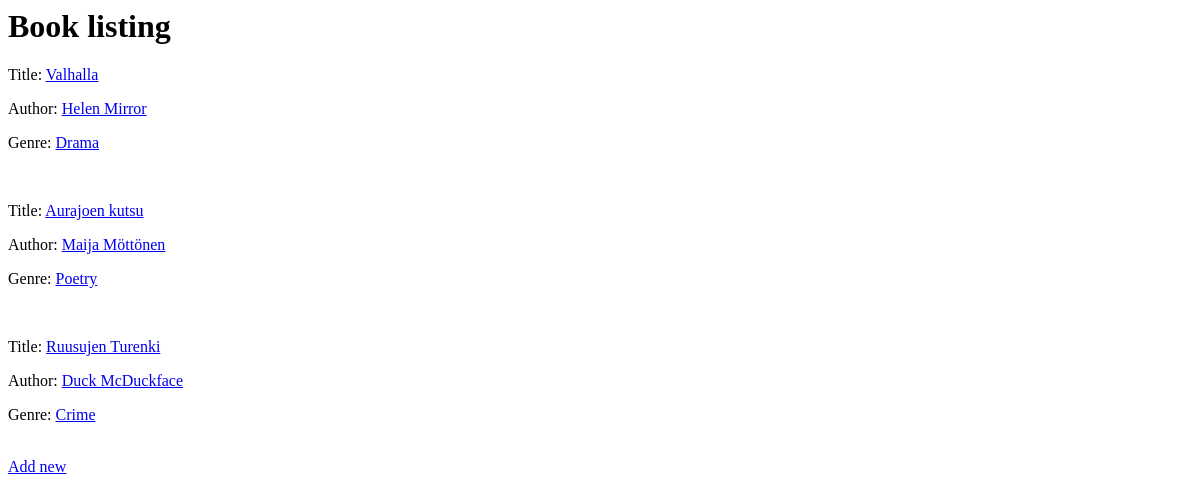
/books/, run on an earlier commit of the app's database.
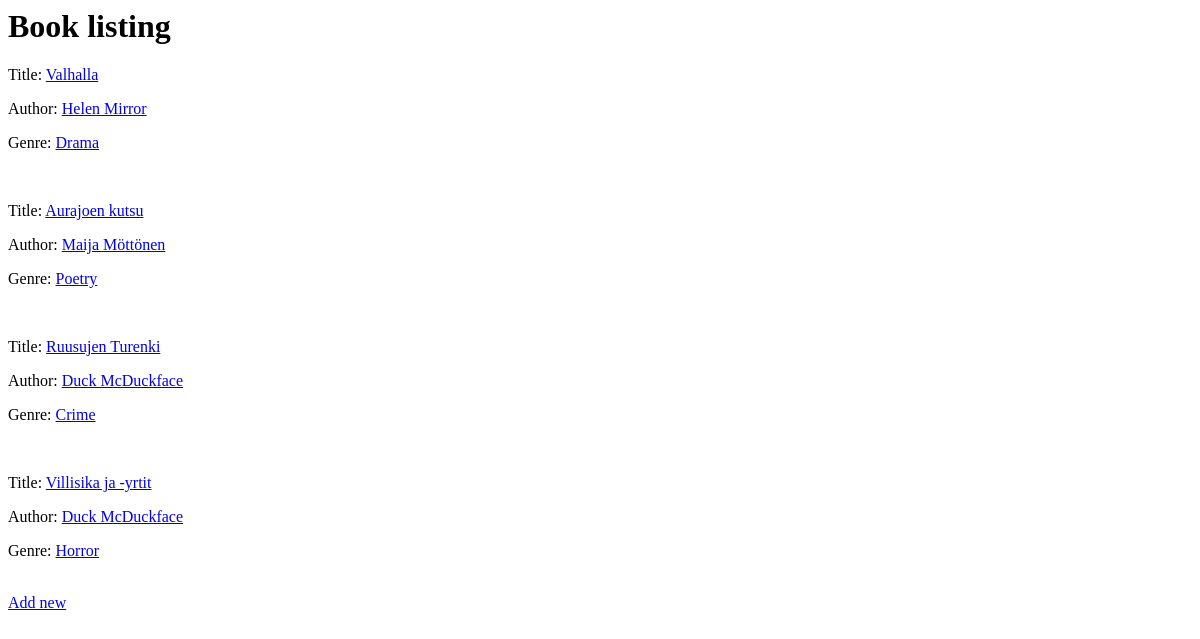
And on a later commit of the database.
### booksofmine/models.py (models this page shows, shortened)
class Book(models.Model):
    title = models.CharField(max_length=3000)
    author = models.ForeignKey('Author', on_delete=models.CASCADE)
    genre = models.ForeignKey('Genre', on_delete=models.CASCADE)
    def get_absolute_url(self):
        return f"/books/{self.pk}"

class Author(models.Model):
    name = models.CharField(max_length=300, default="")
    country = models.CharField(max_length=300, null=True, blank=True)
    def get_absolute_url(self):
        return f"/authors/{self.pk}"

class Genre(models.Model):
    genre = models.CharField(max_length=300, unique=True)
    def get_absolute_url(self):
        return f"/genres/{self.pk}"

### booksofmine/views.py (the view)
# urls.py: path('books/', views.BookListView.as_view()),
class BookListView(ListView):
	model = models.Book

### booksofmine/templates/booksofmine/book_list.html (shortened to what this page needs)
<h1>Book listing</h1>
{% for book in object_list %}
	<p>Title: <a href="{{ book.get_absolute_url }}">{{ book.title }}</a></p>
	<p>Author: <a href="{{ book.author.get_absolute_url }}"> {{ book.author.name }}</a></p>
	<p>Genre: <a href="{{ book.genre.get_absolute_url }}">{{ book.genre.genre }}</a></p>
{% endfor %}
<a href="/books/new">Add new</a>

What changed in the data, as far as the page shows it:
added Book: title "Villisika ja -yrtit", author.name "Duck McDuckface", genre.genre "Horror"
